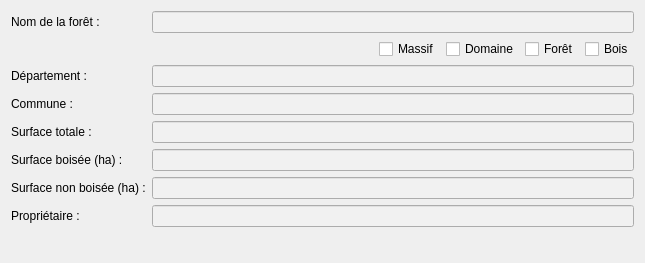
<?xml version="1.0" encoding="UTF-8"?>
<ui version="4.0">
 <class>ForestDataDialog</class>
 <widget class="QWidget" name="ForestDataDialog">
  <property name="geometry">
   <rect>
    <x>0</x>
    <y>0</y>
    <width>645</width>
    <height>263</height>
   </rect>
  </property>
  <property name="windowTitle">
   <string>Choix de forêt</string>
  </property>
  <layout class="QVBoxLayout" name="rootLayout">
   <item>
    <layout class="QFormLayout" name="formLayout">
     <item row="0" column="0">
      <widget class="QLabel" name="label_forest_name">
       <property name="text">
        <string>Nom de la forêt :</string>
       </property>
      </widget>
     </item>
     <item row="0" column="1">
      <widget class="QLineEdit" name="forest_name_edit">
       <property name="enabled">
        <bool>true</bool>
       </property>
       <property name="styleSheet">
        <string notr="true">background-color: rgb(241, 241, 241);
border-color: rgb(241, 241, 241);
font: 75 9pt &quot;Garamond&quot;;</string>
       </property>
       <property name="readOnly">
        <bool>true</bool>
       </property>
      </widget>
     </item>
     <item row="2" column="0">
      <widget class="QLabel" name="label_departement">
       <property name="text">
        <string>Département :</string>
       </property>
      </widget>
     </item>
     <item row="2" column="1">
      <widget class="QLineEdit" name="departement_edit">
       <property name="enabled">
        <bool>true</bool>
       </property>
       <property name="styleSheet">
        <string notr="true">background-color: rgb(241, 241, 241);
font: 9pt &quot;Garamond&quot;;</string>
       </property>
       <property name="readOnly">
        <bool>true</bool>
       </property>
      </widget>
     </item>
     <item row="3" column="0">
      <widget class="QLabel" name="label_city">
       <property name="text">
        <string>Commune :</string>
       </property>
      </widget>
     </item>
     <item row="3" column="1">
      <widget class="QLineEdit" name="city_edit">
       <property name="enabled">
        <bool>true</bool>
       </property>
       <property name="styleSheet">
        <string notr="true">background-color: rgb(241, 241, 241);
font: 9pt &quot;Garamond&quot;;</string>
       </property>
       <property name="readOnly">
        <bool>true</bool>
       </property>
      </widget>
     </item>
     <item row="4" column="0">
      <widget class="QLabel" name="label_surface">
       <property name="text">
        <string>Surface totale :</string>
       </property>
      </widget>
     </item>
     <item row="4" column="1">
      <widget class="QLineEdit" name="surface_edit">
       <property name="enabled">
        <bool>true</bool>
       </property>
       <property name="styleSheet">
        <string notr="true">background-color: rgb(241, 241, 241);
font: 9pt &quot;Garamond&quot;;</string>
       </property>
       <property name="readOnly">
        <bool>true</bool>
       </property>
      </widget>
     </item>
     <item row="5" column="0">
      <widget class="QLabel" name="label_surface_boisee">
       <property name="text">
        <string>Surface boisée (ha) :</string>
       </property>
      </widget>
     </item>
     <item row="5" column="1">
      <widget class="QLineEdit" name="surface_boisee_edit">
       <property name="enabled">
        <bool>true</bool>
       </property>
       <property name="styleSheet">
        <string notr="true">background-color: rgb(241, 241, 241);
font: 9pt &quot;Garamond&quot;;</string>
       </property>
       <property name="readOnly">
        <bool>true</bool>
       </property>
      </widget>
     </item>
     <item row="6" column="0">
      <widget class="QLabel" name="label_surface_non_boisee">
       <property name="text">
        <string>Surface non boisée (ha) :</string>
       </property>
      </widget>
     </item>
     <item row="6" column="1">
      <widget class="QLineEdit" name="surface_non_boisee_edit">
       <property name="enabled">
        <bool>true</bool>
       </property>
       <property name="styleSheet">
        <string notr="true">background-color: rgb(241, 241, 241);
font: 9pt &quot;Garamond&quot;;</string>
       </property>
       <property name="readOnly">
        <bool>true</bool>
       </property>
      </widget>
     </item>
     <item row="7" column="0">
      <widget class="QLabel" name="label_owner">
       <property name="text">
        <string>Propriétaire :</string>
       </property>
      </widget>
     </item>
     <item row="7" column="1">
      <widget class="QLineEdit" name="owner_edit">
       <property name="enabled">
        <bool>true</bool>
       </property>
       <property name="styleSheet">
        <string notr="true">background-color: rgb(241, 241, 241);
font: 9pt &quot;Garamond&quot;;</string>
       </property>
       <property name="readOnly">
        <bool>true</bool>
       </property>
      </widget>
     </item>
     <item row="1" column="1">
      <layout class="QHBoxLayout" name="typeLayout_2">
       <item>
        <spacer>
         <property name="orientation">
          <enum>Qt::Horizontal</enum>
         </property>
         <property name="sizeHint" stdset="0">
          <size>
           <width>0</width>
           <height>0</height>
          </size>
         </property>
        </spacer>
       </item>
       <item>
        <widget class="QCheckBox" name="checkBox_massif">
         <property name="text">
          <string>Massif</string>
         </property>
        </widget>
       </item>
       <item>
        <widget class="QCheckBox" name="checkBox_domaine">
         <property name="text">
          <string>Domaine</string>
         </property>
        </widget>
       </item>
       <item>
        <widget class="QCheckBox" name="checkBox_foret">
         <property name="text">
          <string>Forêt</string>
         </property>
        </widget>
       </item>
       <item>
        <widget class="QCheckBox" name="checkBox_bois">
         <property name="text">
          <string>Bois</string>
         </property>
        </widget>
       </item>
      </layout>
     </item>
    </layout>
   </item>
  </layout>
 </widget>
 <resources/>
 <connections/>
</ui>
